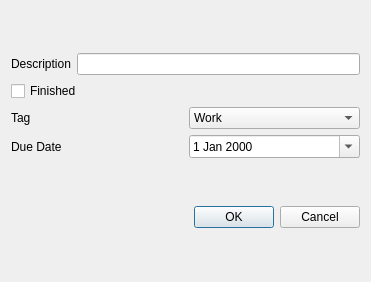
<?xml version="1.0" encoding="UTF-8"?>
<ui version="4.0">
 <class>TaskDescription</class>
 <widget class="QDialog" name="TaskDescription">
  <property name="geometry">
   <rect>
    <x>0</x>
    <y>0</y>
    <width>371</width>
    <height>282</height>
   </rect>
  </property>
  <property name="windowTitle">
   <string>Add your task</string>
  </property>
  <layout class="QVBoxLayout" name="verticalLayout_2">
   <item>
    <layout class="QVBoxLayout" name="verticalLayout">
     <item>
      <layout class="QHBoxLayout" name="horizontalLayout">
       <item>
        <widget class="QLabel" name="label">
         <property name="text">
          <string>Description</string>
         </property>
        </widget>
       </item>
       <item>
        <widget class="QLineEdit" name="description"/>
       </item>
      </layout>
     </item>
     <item>
      <widget class="QCheckBox" name="fincheck">
       <property name="text">
        <string>Finished</string>
       </property>
      </widget>
     </item>
     <item>
      <layout class="QHBoxLayout" name="horizontalLayout_2">
       <item>
        <widget class="QLabel" name="label_2">
         <property name="text">
          <string>Tag</string>
         </property>
        </widget>
       </item>
       <item>
        <widget class="QComboBox" name="tag">
         <item>
          <property name="text">
           <string>Work</string>
          </property>
         </item>
         <item>
          <property name="text">
           <string>Life</string>
          </property>
         </item>
         <item>
          <property name="text">
           <string>Others</string>
          </property>
         </item>
        </widget>
       </item>
      </layout>
     </item>
     <item>
      <layout class="QHBoxLayout" name="horizontalLayout_3">
       <item>
        <widget class="QLabel" name="label_3">
         <property name="text">
          <string>Due Date</string>
         </property>
        </widget>
       </item>
       <item>
        <widget class="QDateEdit" name="date">
         <property name="calendarPopup">
          <bool>true</bool>
         </property>
        </widget>
       </item>
      </layout>
     </item>
    </layout>
   </item>
   <item>
    <widget class="QDialogButtonBox" name="buttonBox">
     <property name="orientation">
      <enum>Qt::Horizontal</enum>
     </property>
     <property name="standardButtons">
      <set>QDialogButtonBox::Cancel|QDialogButtonBox::Ok</set>
     </property>
    </widget>
   </item>
  </layout>
 </widget>
 <resources/>
 <connections>
  <connection>
   <sender>buttonBox</sender>
   <signal>accepted()</signal>
   <receiver>TaskDescription</receiver>
   <slot>accept()</slot>
   <hints>
    <hint type="sourcelabel">
     <x>229</x>
     <y>274</y>
    </hint>
    <hint type="destinationlabel">
     <x>157</x>
     <y>274</y>
    </hint>
   </hints>
  </connection>
  <connection>
   <sender>buttonBox</sender>
   <signal>rejected()</signal>
   <receiver>TaskDescription</receiver>
   <slot>reject()</slot>
   <hints>
    <hint type="sourcelabel">
     <x>316</x>
     <y>260</y>
    </hint>
    <hint type="destinationlabel">
     <x>286</x>
     <y>274</y>
    </hint>
   </hints>
  </connection>
 </connections>
</ui>
